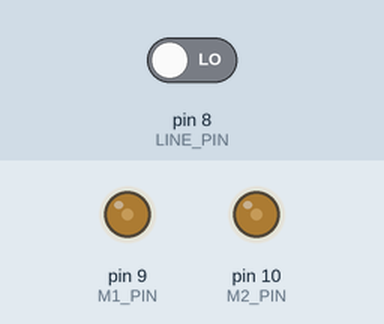
The sketch below on a simulated Arduino Uno, built with avr-gcc and run on an emulated ATmega328P. Parts: output pins drawn as LEDs (lit = HIGH). Inputs (shaded band) come from the test bench; at power-on: pin 8 (LINE_PIN) LOW.

Above: at 1.2 s.
1.3 s: pin 8 (LINE_PIN) driven HIGH
At 1.6 s:
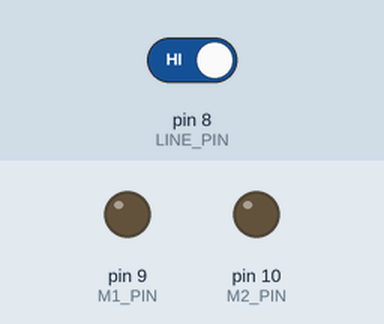
2.8 s: pin 8 (LINE_PIN) driven LOW
At 3.9 s:
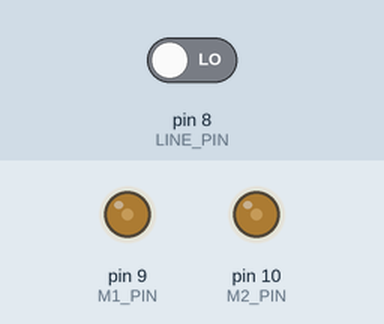
Timing chart, 0 to 5.8 s (numbered marks = the images above; inputs shaded):
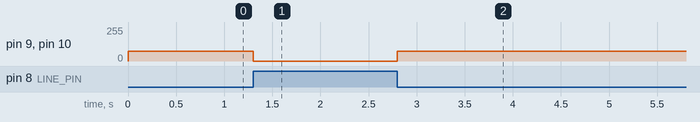

Measured:
- after the input at 1.3 s, pin 9 (M1_PIN), pin 10 (M2_PIN): 75/255 → 0/255 at once
- after the input at 2.8 s, pin 9 (M1_PIN), pin 10 (M2_PIN): 0/255 → 75/255 at once

The sketch:

Sensor_LINE.ino
```cpp
int LINE_PIN = 8;
int M1_PIN = 9;
int M2_PIN = 10;

int SPEED = 75;

int sensor;
void setup()
{
  // put your setup code here, to run once:
  pinMode(LINE_PIN, INPUT);
  pinMode(M1_PIN, OUTPUT);
  pinMode(M2_PIN, OUTPUT);
}

void loop()
{
  // put your main code here, to run repeatedly:
  sensor = digitalRead(LINE_PIN);
  if (sensor == 1) {
    analogWrite(M1_PIN, 0);
    analogWrite(M2_PIN, 0);
  }
  else {
    analogWrite(M1_PIN, SPEED);
    analogWrite(M2_PIN, SPEED);
  }
}
```
